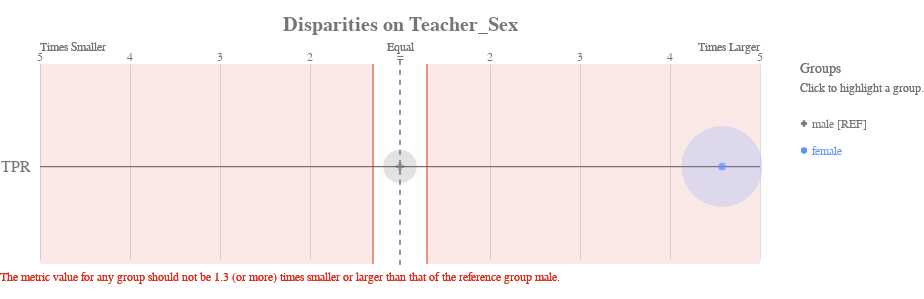

Notebook cell for this chart:
### Code cell
ap.disparity(bdf_2, metrics, 'teacher_sex', fairness_threshold = 1.3)

### Figure 1 — Vega-Lite specification as saved in the notebook (floating-point values rounded to 4 significant figures)
{"config": {"view": {"continuousWidth": 400, "continuousHeight": 300, "strokeWidth": 0}, "axisLeft": {"labelColor": "rgb(117,117,117)", "labelFont": "Arial", "labelFontSize": 16}, "title": {"align": "center", "baseline": "middle", "color": "rgb(117,117,117)", "font": "Arial", "fontSize": 20, "fontWeight": "bold"}}, "layer": [{"data": {"name": "data-69906043afeeeb979aee7e854a9347a9"}, "mark": {"type": "rule", "stroke": "rgb(117,117,117)", "strokeWidth": 1.25, "tooltip": ""}, "encoding": {"x": {"type": "quantitative", "field": "x", "scale": {"domain": [-4, 4], "range": [40.0, 760.0]}}, "x2": {"field": "x2"}, "y": {"type": "nominal", "axis": {"domain": false, "labelAngle": 0, "labelPadding": -30, "orient": "left", "ticks": false, "title": ""}, "field": "metric", "scale": {"domain": ["TPR"], "range": [30, 225.0]}}}}, {"data": {"name": "data-79dd248bdaa0ea02c535240e8ad022c8"}, "mark": {"type": "rule", "stroke": "rgb(117,117,117)", "strokeDash": [5, 5], "strokeWidth": 1}, "encoding": {"tooltip": {"value": "male [REF]"}, "x": {"value": 400.0}, "y": {"value": 20.83}, "y2": {"value": 229.2}}}, {"data": {"name": "data-91715fc5993a5f84065017610b00531e"}, "mark": {"type": "text", "align": "center", "color": "rgb(117,117,117)", "font": "Arial", "fontSize": 12, "fontWeight": "normal", "tooltip": ""}, "encoding": {"text": {"type": "nominal", "field": "label"}, "x": {"type": "quantitative", "field": "value", "scale": {"domain": [-4, 4], "range": [40.0, 760.0]}}, "y": {"value": 17.5}}}, {"layer": [{"mark": {"type": "text", "align": "left", "fill": "rgb(117,117,117)", "font": "Arial", "fontSize": 12, "fontWeight": "normal", "tooltip": ""}, "encoding": {"text": {"value": "Times Smaller"}, "x": {"value": 40.0}, "y": {"value": 7.5}}}, {"mark": {"type": "text", "align": "right", "fill": "rgb(117,117,117)", "font": "Arial", "fontSize": 12, "fontWeight": "normal", "tooltip": ""}, "encoding": {"text": {"value": "Times Larger"}, "x": {"value": 760.0}, "y": {"value": 7.5}}}, {"mark": {"type": "text", "align": "center", "fill": "rgb(117,117,117)", "font": "Arial", "fontSize": 12, "fontWeight": "normal", "tooltip": ""}, "encoding": {"text": {"value": "Equal"}, "x": {"value": 400.0}, "y": {"value": 7.5}}}], "data": {"name": "data-79dd248bdaa0ea02c535240e8ad022c8"}}, {"layer": [{"mark": {"type": "rule", "opacity": 0.8, "stroke": "rgb(217, 46, 28)", "strokeWidth": 1.25, "tooltip": ""}, "encoding": {"x": {"type": "quantitative", "field": "min", "scale": {"domain": [-4, 4], "range": [40.0, 760.0]}}, "y": {"value": 25.0}, "y2": {"value": 225.0}}}, {"mark": {"type": "rule", "opacity": 0.8, "stroke": "rgb(217, 46, 28)", "strokeWidth": 1.25, "tooltip": ""}, "encoding": {"x": {"type": "quantitative", "field": "max", "scale": {"domain": [-4, 4], "range": [40.0, 760.0]}}, "y": {"value": 25.0}, "y2": {"value": 225.0}}}, {"layer": [{"mark": {"type": "rect", "fill": "rgb(217, 46, 28)", "opacity": 0.1, "tooltip": ""}, "encoding": {"x": {"type": "quantitative", "field": "min", "scale": {"domain": [-4, 4], "range": [40.0, 760.0]}}, "x2": {"field": "lower_end"}, "y": {"value": 25.0}, "y2": {"value": 225.0}}}, {"mark": {"type": "rect", "fill": "rgb(217, 46, 28)", "opacity": 0.1, "tooltip": ""}, "encoding": {"x": {"type": "quantitative", "field": "max", "scale": {"domain": [-4, 4], "range": [40.0, 760.0]}}, "x2": {"field": "upper_end"}, "y": {"value": 25.0}, "y2": {"value": 225.0}}}]}, {"data": {"name": "data-79dd248bdaa0ea02c535240e8ad022c8"}, "mark": {"type": "text", "align": "left", "baseline": "top", "fill": "rgb(217, 46, 28)", "font": "Arial", "fontSize": 12, "fontWeight": "normal", "tooltip": ""}, "encoding": {"text": {"value": "The metric value for any group should not be 1.3 (or more) times smaller or larger than that of the reference group male."}, "x": {"value": 0}, "y": {"value": 233.3}}}], "data": {"name": "data-f1d9bb0767502379a167f570653ea10f"}}, {"layer": [{"mark": "circle"}, {"data": {"name": "data-71f2e1f21663aac26f48690080c61a83"}, "mark": {"type": "circle", "opacity": 0.2}, "encoding": {"color": {"condition": {"type": "nominal", "field": "attribute_value", "legend": null, "scale": {"domain": ["male", "female"], "range": ["rgb(117,117,117)", "rgb(100, 143, 255)", "rgb(254, 97, 0)", "rgb(220, 38, 127)", "rgb(255, 176, 0)", "rgb(120, 94, 240)"]}, "selection": "selector149"}, "value": "rgb(224,224,224)"}, "size": {"type": "quantitative", "field": "group_size", "legend": null, "scale": {"domain": [0, 18110.0], "range": [0, 7854.0]}}, "tooltip": [{"type": "nominal", "field": "attribute_value", "title": "Group"}, {"type": "nominal", "field": "tooltip_group_size", "title": "Group Size"}, {"type": "nominal", "field": "tooltip_disparity_explanation_tpr", "title": "Disparity"}, {"type": "quantitative", "field": "tpr", "format": ".2f", "title": "TPR"}], "x": {"type": "quantitative", "axis": {"domain": false, "labels": false, "ticks": false, "title": null, "values": [1, 2, 3, 4, -4, -3, -2, -1]}, "field": "tpr_disparity_scaled", "scale": {"domain": [-4, 4], "range": [40.0, 760.0]}}, "y": {"type": "nominal", "axis": {"domain": false, "grid": false, "labels": false, "ticks": false, "title": " "}, "field": "metric_variable", "scale": {"domain": ["TPR"], "range": [30, 225.0]}}}, "selection": {"selector151": {"type": "multi", "empty": "all", "fields": ["attribute_value"]}}, "transform": [{"calculate": "'TPR'", "as": "metric_variable"}]}, {"layer": [{"mark": "point"}, {"data": {"name": "data-71f2e1f21663aac26f48690080c61a83"}, "mark": {"type": "point", "filled": true, "size": 60}, "encoding": {"color": {"condition": {"type": "nominal", "field": "attribute_value", "legend": null, "scale": {"domain": ["male", "female"], "range": ["rgb(117,117,117)", "rgb(100, 143, 255)", "rgb(254, 97, 0)", "rgb(220, 38, 127)", "rgb(255, 176, 0)", "rgb(120, 94, 240)"]}, "selection": "selector149"}, "value": "rgb(224,224,224)"}, "shape": {"type": "nominal", "field": "attribute_value", "legend": null, "scale": {"domain": ["male", "female"], "range": ["cross", "circle"]}}, "tooltip": [{"type": "nominal", "field": "attribute_value", "title": "Group"}, {"type": "nominal", "field": "tooltip_group_size", "title": "Group Size"}, {"type": "nominal", "field": "tooltip_disparity_explanation_tpr", "title": "Disparity"}, {"type": "quantitative", "field": "tpr", "format": ".2f", "title": "TPR"}], "x": {"type": "quantitative", "axis": {"domain": false, "labels": false, "ticks": false, "title": null, "values": [1, 2, 3, 4, -4, -3, -2, -1]}, "field": "tpr_disparity_scaled", "scale": {"domain": [-4, 4], "range": [40.0, 760.0]}}, "y": {"type": "nominal", "axis": {"domain": false, "grid": false, "labels": false, "ticks": false, "title": " "}, "field": "metric_variable", "scale": {"domain": ["TPR"], "range": [30, 225.0]}}}, "selection": {"selector150": {"type": "multi", "empty": "all", "fields": ["attribute_value"]}}, "transform": [{"calculate": "'TPR'", "as": "metric_variable"}]}]}]}, {"layer": [{"mark": {"type": "point", "filled": true, "opacity": 1, "size": 39.48}, "encoding": {"color": {"condition": {"type": "nominal", "field": "attribute_value", "legend": null, "scale": {"domain": ["male", "female"], "range": ["rgb(117,117,117)", "rgb(100, 143, 255)", "rgb(254, 97, 0)", "rgb(220, 38, 127)", "rgb(255, 176, 0)", "rgb(120, 94, 240)"]}, "selection": "selector149"}, "value": "rgb(224,224,224)"}, "shape": {"type": "nominal", "field": "attribute_value", "legend": null, "scale": {"domain": ["male", "female"], "range": ["cross", "circle"]}}, "x": {"value": 804}, "y": {"type": "nominal", "axis": {"domain": false, "grid": false, "labels": false, "ticks": false, "title": " "}, "field": "attribute_value", "scale": {"domain": ["male", "female"], "range": [71, 125]}}}, "selection": {"selector149": {"type": "multi", "empty": "all", "fields": ["attribute_value"]}}}, {"mark": {"type": "text", "align": "left", "baseline": "middle", "font": "Arial", "fontSize": 12, "fontWeight": "normal"}, "encoding": {"color": {"condition": {"type": "nominal", "field": "attribute_value", "legend": null, "scale": {"domain": ["male", "female"], "range": ["rgb(117,117,117)", "rgb(100, 143, 255)", "rgb(254, 97, 0)", "rgb(220, 38, 127)", "rgb(255, 176, 0)", "rgb(120, 94, 240)"]}, "selection": "selector149"}, "value": "rgb(224,224,224)"}, "text": {"type": "nominal", "field": "label"}, "x": {"value": 812}, "y": {"type": "nominal", "axis": {"domain": false, "grid": false, "labels": false, "ticks": false, "title": " "}, "field": "attribute_value", "scale": {"domain": ["male", "female"], "range": [71, 125]}}}, "selection": {"selector152": {"type": "multi", "empty": "all", "fields": ["attribute_value"]}}}, {"data": {"name": "data-79dd248bdaa0ea02c535240e8ad022c8"}, "mark": {"type": "text", "align": "left", "baseline": "middle", "color": "rgb(117,117,117)", "font": "Arial", "fontSize": 12, "fontWeight": "normal"}, "encoding": {"text": {"value": "Click to highlight a group."}, "x": {"value": 800}, "y": {"value": 49}}}, {"data": {"name": "data-79dd248bdaa0ea02c535240e8ad022c8"}, "mark": {"type": "text", "align": "left", "baseline": "middle", "color": "rgb(117,117,117)", "font": "Arial", "fontSize": 14, "fontWeight": "normal"}, "encoding": {"text": {"value": "Groups"}, "x": {"value": 800}, "y": {"value": 30}}}], "data": {"name": "data-b9f75b5c0827c85fba1c9c9d5d5ac8e6"}}], "height": 250, "padding": {"top": 15, "bottom": 10}, "resolve": {"scale": {"size": "independent", "y": "independent"}}, "title": "Disparities on Teacher_Sex", "width": 800, "$schema": "https://vega.github.io/schema/vega-lite/v4.8.1.json", "datasets": {"data-69906043afeeeb979aee7e854a9347a9": [{"metric": "TPR", "x": -4, "x2": 4}], "data-79dd248bdaa0ea02c535240e8ad022c8": [{"a": 1, "b": 0}, {"a": 1, "b": 0}], "data-91715fc5993a5f84065017610b00531e": [{"value": 1, "label": 2}, {"value": 2, "label": 3}, {"value": 3, "label": 4}, {"value": 4, "label": 5}, {"value": -4, "label": 5}, {"value": -3, "label": 4}, {"value": -2, "label": 3}, {"value": -1, "label": 2}, {"value": 0, "label": "="}], "data-f1d9bb0767502379a167f570653ea10f": [{"min": -0.3, "max": 0.3, "lower_end": -4, "upper_end": 4}], "data-71f2e1f21663aac26f48690080c61a83": [{"attribute_name": "teacher_sex", "attribute_value": "female", "group_size": 15093, "total_entities": 17677, "tpr": 0.1057, "tpr_disparity": 4.578, "tpr_disparity_scaled": 3.578, "tooltip_group_size": "15,093 (85.38%)", "tooltip_disparity_explanation_tpr": "4.58 times larger TPR than the reference group"}, {"attribute_name": "teacher_sex", "attribute_value": "male", "group_size": 2584, "total_entities": 17677, "tpr": 0.02309, "tpr_disparity": 1.0, "tpr_disparity_scaled": 0.0, "tooltip_group_size": "2,584 (14.62%)", "tooltip_disparity_explanation_tpr": "Reference group"}], "data-b9f75b5c0827c85fba1c9c9d5d5ac8e6": [{"attribute_value": "male", "label": "male [REF]"}, {"attribute_value": "female", "label": "female"}]}}
